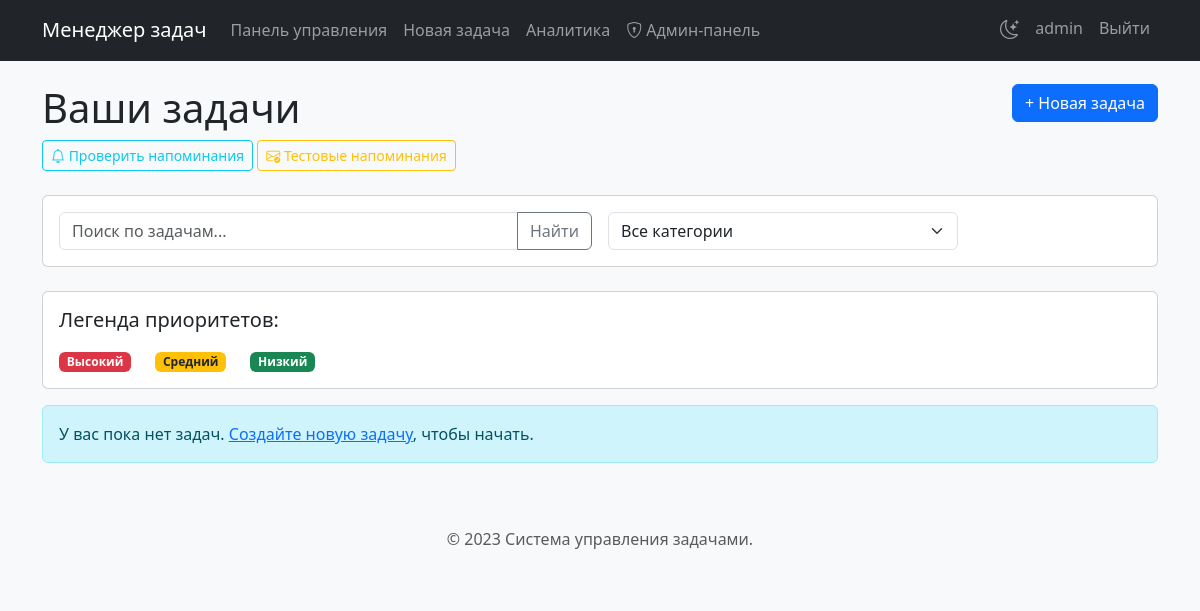
The page /dashboard (signed in) on the database as committed earlier.
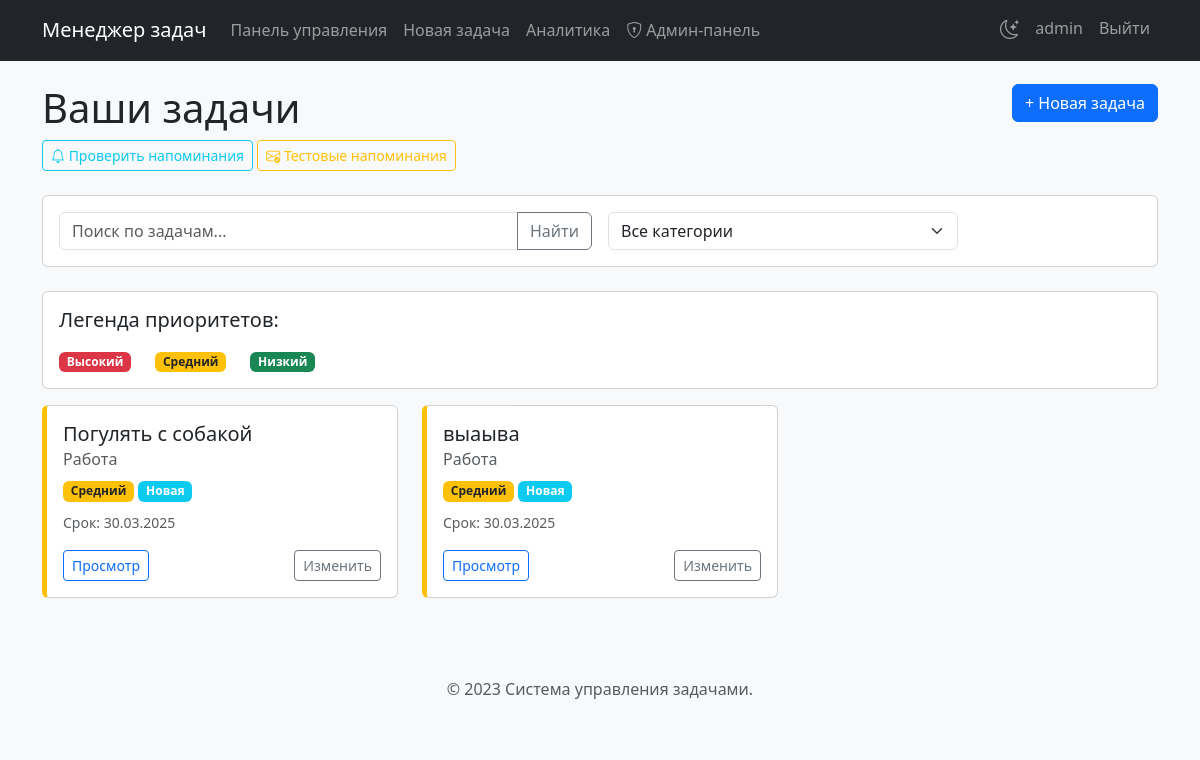
The same page on the database as committed later.
### tables this page shows
CREATE TABLE tasks (
        id INTEGER PRIMARY KEY,
        user_id INTEGER NOT NULL,
        title TEXT NOT NULL,
        description TEXT,
        category TEXT,
        priority TEXT,
        due_date DATE,
        status TEXT DEFAULT "Новая",
        created_at TIMESTAMP DEFAULT CURRENT_TIMESTAMP,
        send_reminder BOOLEAN DEFAULT 0,
        reminder_time INTEGER DEFAULT 24,
        FOREIGN KEY (user_id) REFERENCES users (id)
    );

### app.py (the view)
@app.route('/dashboard')
def dashboard():
    if 'user_id' not in session:
        return redirect(url_for('login'))
    search_query = request.args.get('search', '')
    category_filter = request.args.get('category', '')
    conn = sqlite3.connect('tasks.db')
    c = conn.cursor()
    query = """
    SELECT id, title, category, priority, due_date, status, created_at
    FROM tasks
    WHERE user_id = ?
    """
    params = [session['user_id']]
    if search_query:
        query += " AND (title LIKE ? OR description LIKE ?) "
        search_param = f"%{search_query}%"
        params.extend([search_param, search_param])
    if category_filter:
        query += " AND category = ? "
        params.append(category_filter)
    query += """
    ORDER BY
        CASE status
            WHEN 'Завершена' THEN 2
            ELSE 1
        END,
        CASE priority
            WHEN 'Высокий' THEN 1
            WHEN 'Средний' THEN 2
            WHEN 'Низкий' THEN 3
            ELSE 4
        END,
        due_date
    """
    c.execute(query, params)
    tasks = c.fetchall()
    c.execute("SELECT DISTINCT category FROM tasks WHERE user_id = ? ORDER BY category",
              (session['user_id'],))
    categories = [row[0] for row in c.fetchall() if row[0]]  # Исключаем пустые категории
    conn.close()
    return render_template('dashboard.html',
                           tasks=tasks,
                           format_datetime=format_datetime,
                           search_query=search_query,
                           category_filter=category_filter,
                           categories=categories)

### app.py (called while the page is built, shortened)
def format_datetime(dt, user_timezone=None):
    if not dt:
        return None
    if not user_timezone:
        user_timezone = session.get('timezone', 'Europe/Moscow')
    if isinstance(dt, str):
        try:
            dt = datetime.strptime(dt, '%Y-%m-%d %H:%M:%S')
        except ValueError:
            try:
                dt = datetime.strptime(dt, '%Y-%m-%d')
                return dt.strftime('%d.%m.%Y')
            except ValueError:
                return dt

### templates/dashboard.html (shortened to what this page needs)
{% extends 'base.html' %}
{% block content %}
<div class="row mb-4">
    <div class="col">
        <h1>Ваши задачи</h1>
        <div class="mt-2">
            <a href="{{ url_for('send_reminders') }}" class="btn btn-sm btn-outline-info" title="Просмотр расписанных напоминаний">
                <i class="bi bi-bell"></i> Проверить напоминания
            </a>
            <a href="{{ url_for('send_reminders', test_mode=1) }}" class="btn btn-sm btn-outline-warning" title="Отправить тестовые напоминания">
                <i class="bi bi-envelope-check"></i> Тестовые напоминания
            </a>
        </div>
    </div>
    <div class="col-auto">
        <a href="{{ url_for('new_task') }}" class="btn btn-primary">+ Новая задача</a>
    </div>
</div>
<div class="row mb-4">
    <div class="col-md-12">
        <div class="card">
            <div class="card-body">
                <form method="GET" action="{{ url_for('dashboard') }}" class="row g-3">
                    <div class="col-md-6">
                        <div class="input-group">
                            <input type="text" class="form-control" placeholder="Поиск по задачам..."
                                  name="search" value="{{ search_query }}">
                            <button class="btn btn-outline-secondary" type="submit">Найти</button>
                        </div>
                    </div>
                    <div class="col-md-4">
                        <select class="form-select" name="category" onchange="this.form.submit()">
                            <option value="">Все категории</option>
                        </select>
                    </div>
                    <div class="col-md-2">
                    </div>
                </form>
            </div>
        </div>
    </div>
</div>
<div class="row mb-3">
    <div class="col">
        <div class="card">
            <div class="card-body">
                <div class="d-flex justify-content-between mb-2">
                    <h5>Легенда приоритетов:</h5>
                </div>
                <div class="d-flex gap-4">
                    <div><span class="badge bg-danger">Высокий</span></div>
                    <div><span class="badge bg-warning text-dark">Средний</span></div>
                    <div><span class="badge bg-success">Низкий</span></div>
                </div>
            </div>
        </div>
    </div>
</div>
{% if tasks %}
<div class="row">
    {% for task in tasks %}
    <div class="col-md-4">
        <div class="card task-card {% if task[5] == 'Завершена' %}completed-task{% endif %}
            {% if task[3] == 'Высокий' %}high-priority{% elif task[3] == 'Средний' %}medium-priority{% elif task[3] == 'Низкий' %}low-priority{% endif %}">
            <div class="card-body">
                <h5 class="card-title">{{ task[1] }}</h5>
                <h6 class="card-subtitle mb-2 text-muted">{{ task[2] }}</h6>
                <div class="mb-2">
                    <span class="badge {% if task[3] == 'Высокий' %}bg-danger{% elif task[3] == 'Средний' %}bg-warning text-dark{% elif task[3] == 'Низкий' %}bg-success{% else %}bg-secondary{% endif %}">{{ task[3] }}</span>
                    <span class="badge {% if task[5] == 'Новая' %}bg-info{% elif task[5] == 'В процессе' %}bg-primary{% elif task[5] == 'Завершена' %}bg-success{% else %}bg-secondary{% endif %}">{{ task[5] }}</span>
                </div>
                {% if task[4] %}
                <p class="card-text"><small class="text-muted">Срок: {{ format_datetime(task[4], session.get('timezone')) if task[4] else 'Не указан' }}</small></p>
                {% endif %}
                <div class="d-flex justify-content-between">
                    <a href="{{ url_for('view_task', task_id=task[0]) }}" class="btn btn-sm btn-outline-primary">Просмотр</a>
                    <a href="{{ url_for('edit_task', task_id=task[0]) }}" class="btn btn-sm btn-outline-secondary">Изменить</a>
                </div>
            </div>
        </div>
    </div>
    {% endfor %}
</div>
{% else %}
<div class="alert alert-info">
    У вас пока нет задач. <a href="{{ url_for('new_task') }}">Создайте новую задачу</a>, чтобы начать.
</div>
{% endif %}
{% endblock %}

### templates/base.html (shortened to what this page needs)
<!DOCTYPE html>
<html lang="ru">
<head>
    <link href="https://cdn.jsdelivr.net/npm/bootstrap@5.3.0/dist/css/bootstrap.min.css" rel="stylesheet">
    <link href="https://cdn.jsdelivr.net/npm/bootstrap-icons@1.11.3/font/bootstrap-icons.css" rel="stylesheet">
    <link href="{{ url_for('static', filename='css/style.css') }}" rel="stylesheet">
</head>
<body>
    <nav class="navbar navbar-expand-lg navbar-dark bg-dark fixed-top">
        <div class="container">
            <a class="navbar-brand" href="{{ url_for('dashboard') if 'user_id' in session else url_for('login') }}">Менеджер задач</a>
            <div class="collapse navbar-collapse" id="navbarNav">
                {% if 'user_id' in session %}
                <ul class="navbar-nav me-auto">
                    <li class="nav-item">
                        <a class="nav-link" href="{{ url_for('dashboard') }}">Панель управления</a>
                    </li>
                    <li class="nav-item">
                        <a class="nav-link" href="{{ url_for('new_task') }}">Новая задача</a>
                    </li>
                    <li class="nav-item">
                        <a class="nav-link" href="{{ url_for('analytics') }}">Аналитика</a>
                    </li>
                    {% if session.get('is_admin') %}
                    <li class="nav-item">
                        <a class="nav-link" href="{{ url_for('admin_panel') }}">
                            <i class="bi bi-shield-lock me-1"></i>Админ-панель
                        </a>
                    </li>
                    {% endif %}
                </ul>
                <ul class="navbar-nav">
                    <li class="nav-item">
                        <div class="theme-toggle nav-link">
                            <i class="bi bi-moon-stars"></i>
                        </div>
                    </li>
                    <li class="nav-item">
                        <a class="nav-link" href="{{ url_for('profile') }}">{{ session['username'] }}</a>
                    </li>
                    <li class="nav-item">
                        <a class="nav-link" href="{{ url_for('logout') }}">Выйти</a>
                    </li>
                </ul>
                {% endif %}
            </div>
        </div>
    </nav>
    <div class="container mt-4">
        {% block content %}{% endblock %}
    </div>
    <footer class="mt-5 py-3 bg-light">
        <div class="container text-center">
            <p class="text-muted">© 2023 Система управления задачами.</p>
        </div>
    </footer>
</body>
</html>

### static/css/style.css (style rules this page uses)
.theme-toggle { cursor: pointer; padding: 0.5rem; }
.theme-toggle i { font-size: 1.2rem; transition: transform 0.3s ease; }

### templates/base.html (style rules this page uses)
body { padding-top: 60px; background-color: #f8f9fa; }
.task-card { transition: transform 0.2s ease; margin-bottom: 15px; }
.medium-priority { border-left: 5px solid #ffc107; }

Rows that differ between the two databases and show on the page:
added tasks: title "Погулять с собакой", category "Работа", priority "Средний", status "Новая", due_date "30.03.2025"
added tasks: title "выаыва", category "Работа", priority "Средний", status "Новая", due_date "30.03.2025"
Other text that changed with them:
text no longer shown: "У вас пока нет задач. Создайте новую задачу , чтобы начать."
